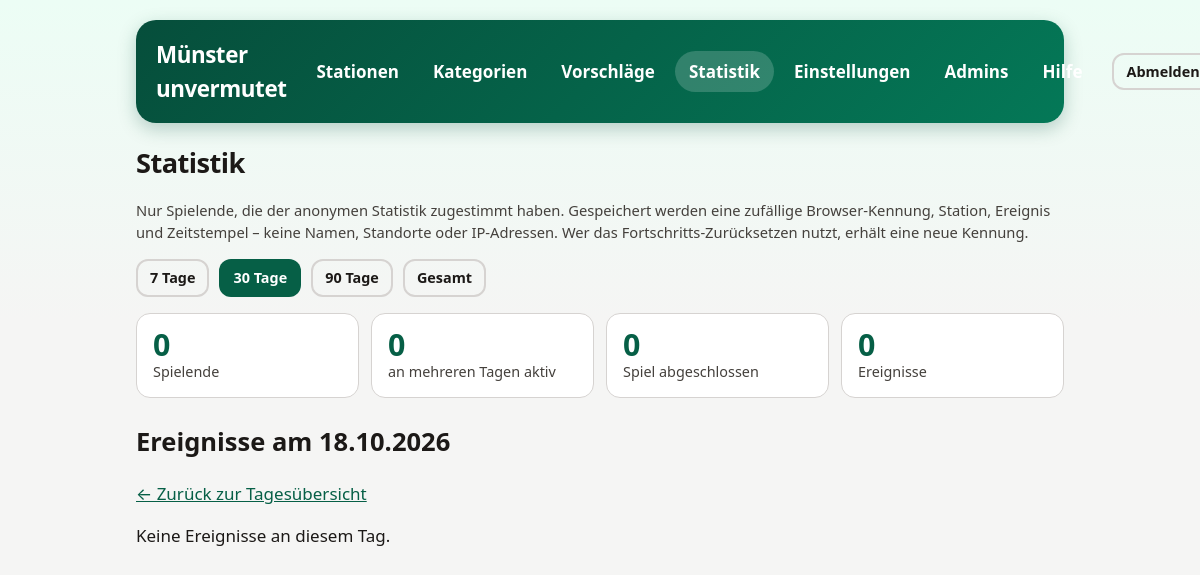
The page /admin/statistics.php?days=30&day=2026-10-18 (signed in) on the database as committed earlier.
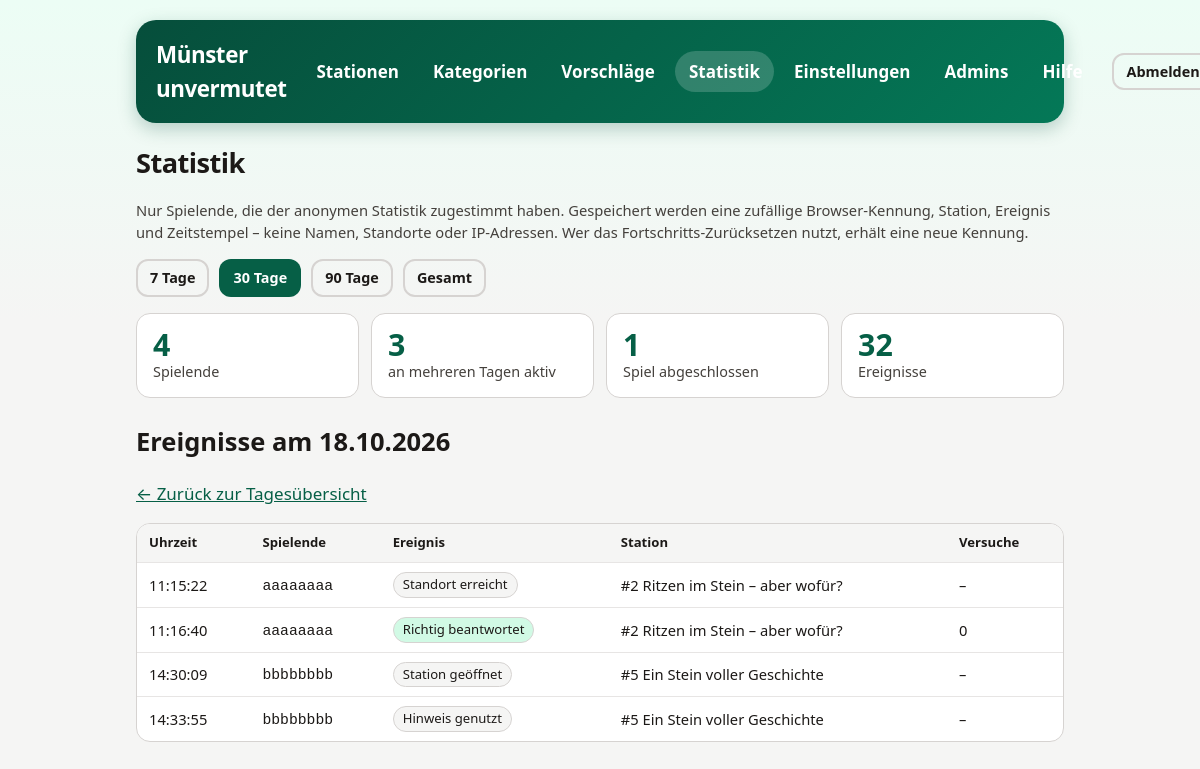
The same page on the database as committed later.
### tables this page shows
CREATE TABLE stat_events (
    id INTEGER PRIMARY KEY AUTOINCREMENT,
    player_id TEXT NOT NULL,
    station_id TEXT,
    event TEXT NOT NULL
        CHECK (event IN ('opened', 'location_verified', 'hint_used', 'wrong_answer', 'solution_shown', 'solved', 'game_completed')),
    attempts INTEGER,
    created_at TEXT NOT NULL
);

CREATE TABLE stations (
    id TEXT PRIMARY KEY,
    number INTEGER NOT NULL,
    title TEXT NOT NULL,
    hint TEXT NOT NULL,
    lat NUMERIC NOT NULL,
    lon NUMERIC NOT NULL,
    correct_option_index INTEGER NOT NULL,
    solution_title TEXT NOT NULL,
    solution_caption TEXT,
    info TEXT NOT NULL,
    task_image TEXT NOT NULL,
    solution_image TEXT,
    category TEXT NOT NULL,
    status TEXT NOT NULL DEFAULT 'published'
        CHECK (status IN ('published', 'archived')),
    created_at TEXT NOT NULL,
    updated_at TEXT NOT NULL
, teaser_text TEXT);

### admin/statistics.php (the view, shortened to what this page needs)
<?php
require __DIR__ . '/_bootstrap.php';
$admin = require_admin();
$ranges = [7 => '7 Tage', 30 => '30 Tage', 90 => '90 Tage', 0 => 'Gesamt'];
$days = isset($_GET['days']) && array_key_exists((int) $_GET['days'], $ranges) ? (int) $_GET['days'] : 30;
$from = $days > 0 ? date('Y-m-d', strtotime('-' . ($days - 1) . ' days')) : '0000-00-00';
$day = is_string($_GET['day'] ?? null) && preg_match('/^\d{4}-\d{2}-\d{2}$/', $_GET['day']) ? $_GET['day'] : null;
$pdo = db();
function stat_value(PDO $pdo, string $sql, array $params): int
{
    $stmt = $pdo->prepare($sql);
    $stmt->execute($params);
    return (int) $stmt->fetchColumn();
}
$players = stat_value($pdo, 'SELECT COUNT(DISTINCT player_id) FROM stat_events WHERE substr(created_at, 1, 10) >= ?', [$from]);
$eventCount = stat_value($pdo, 'SELECT COUNT(*) FROM stat_events WHERE substr(created_at, 1, 10) >= ?', [$from]);
$completed = stat_value($pdo, "SELECT COUNT(DISTINCT player_id) FROM stat_events WHERE event = 'game_completed' AND substr(created_at, 1, 10) >= ?", [$from]);
$returning = stat_value(
    $pdo,
    'SELECT COUNT(*) FROM (SELECT player_id FROM stat_events WHERE substr(created_at, 1, 10) >= ? GROUP BY player_id HAVING COUNT(DISTINCT substr(created_at, 1, 10)) > 1)',
    [$from]
);
$dayEvents = [];
if ($day !== null) {
    $stmt = $pdo->prepare('SELECT e.created_at, e.player_id, e.event, e.attempts, s.number, s.title
        FROM stat_events e LEFT JOIN stations s ON s.id = e.station_id
        WHERE substr(e.created_at, 1, 10) = ? ORDER BY e.id');
    $stmt->execute([$day]);
    $dayEvents = $stmt->fetchAll();
}
function stat_date(string $day): string
{
    $time = strtotime($day);
    return $time ? date('d.m.Y', $time) : $day;
}
admin_header('Statistik', $admin);
?>
<h1 class="admin-title">Statistik</h1>
<p class="task-intro">Nur Spielende, die der anonymen Statistik zugestimmt haben. Gespeichert werden eine zufällige Browser-Kennung, Station, Ereignis und Zeitstempel – keine Namen, Standorte oder IP-Adressen. Wer das Fortschritts-Zurücksetzen nutzt, erhält eine neue Kennung.</p>
<nav class="admin-toolbar" aria-label="Zeitraum">
  <?php foreach ($ranges as $value => $label): ?>
    <a class="btn small<?= $value === $days ? '' : ' secondary' ?>" href="statistics.php?days=<?= $value ?>"<?= $value === $days ? ' aria-current="true"' : '' ?>><?= h($label) ?></a>
  <?php endforeach; ?>
</nav>
<div class="stat-kpis">
  <div class="stat-kpi"><b><?= $players ?></b><span>Spielende</span></div>
  <div class="stat-kpi"><b><?= $returning ?></b><span>an mehreren Tagen aktiv</span></div>
  <div class="stat-kpi"><b><?= $completed ?></b><span>Spiel abgeschlossen</span></div>
  <div class="stat-kpi"><b><?= $eventCount ?></b><span>Ereignisse</span></div>
</div>
<?php if ($day !== null): ?>
  <h2>Ereignisse am <?= h(stat_date($day)) ?></h2>
  <p><a href="statistics.php?days=<?= $days ?>">← Zurück zur Tagesübersicht</a></p>
  <?php if (!$dayEvents): ?><p>Keine Ereignisse an diesem Tag.</p><?php else: ?>
  <div class="stat-table-wrap"><table class="stat-table">
    <thead><tr><th>Uhrzeit</th><th>Spielende</th><th>Ereignis</th><th>Station</th><th>Versuche</th></tr></thead>
    <tbody>
    <?php foreach ($dayEvents as $e): ?>
      <tr>
        <td><?= h(substr((string) $e['created_at'], 11, 8)) ?></td>
        <td><code><?= h(substr((string) $e['player_id'], 0, 8)) ?></code></td>
        <td><span class="stat-event stat-event--<?= h($e['event']) ?>"><?= h(EVENT_LABELS[$e['event']] ?? $e['event']) ?></span></td>
        <td><?= $e['title'] !== null ? h('#' . $e['number'] . ' ' . $e['title']) : '–' ?></td>
        <td><?= $e['attempts'] !== null ? (int) $e['attempts'] : '–' ?></td>
      </tr>
    <?php endforeach; ?>
    </tbody>
  </table></div>
  <?php endif; ?>
<?php endif; ?>
<?php admin_footer();

### admin/_bootstrap.php (shortened to what this page needs)
<?php
function h($value): string
{
    return htmlspecialchars((string) $value, ENT_QUOTES | ENT_SUBSTITUTE, 'UTF-8');
}
function admin_header(string $title, ?array $admin = null, string $extraHead = ''): void
{
    $current = basename((string) ($_SERVER['SCRIPT_NAME'] ?? ''));
    $nav = [
        'index.php' => ['Stationen', ['index.php', 'station-edit.php']],
        'categories.php' => ['Kategorien', ['categories.php', 'category-edit.php']],
        'suggestions.php' => ['Vorschläge', ['suggestions.php']],
        'statistics.php' => ['Statistik', ['statistics.php']],
        'settings.php' => ['Einstellungen', ['settings.php']],
        'admins.php' => ['Admins', ['admins.php', 'password.php']],
        'help.php' => ['Hilfe', ['help.php']],
    ];
    echo '<!doctype html><html lang="de"><head><meta charset="utf-8">',
        '<meta name="viewport" content="width=device-width, initial-scale=1">',
        '<meta name="color-scheme" content="light dark">',
        '<meta name="robots" content="noindex,nofollow">',
        '<title>', h($title), ' – Admin Münster unvermutet</title>',
        '<link rel="stylesheet" href="admin.css">', $extraHead, '</head><body><div class="page">';
    echo '<header class="hero"><div class="admin-bar"><strong class="admin-brand">Münster unvermutet</strong>';
    if ($admin) {
        echo '<nav class="admin-nav" aria-label="Hauptnavigation">';
        foreach ($nav as $href => [$label, $pages]) {
            echo '<a href="', $href, '"', in_array($current, $pages, true) ? ' aria-current="page"' : '', '>', $label, '</a>';
        }
        echo '</nav><div class="admin-user">',
            '<form method="post" action="logout.php">', csrf_field(), '<button class="secondary small">Abmelden</button></form></div>';
    }
    echo '</div></header><main>';
}
function admin_footer(): void
{
    echo '</main></div></body></html>';
}

### admin/admin.css (style rules this page uses)
:root { font-family: system-ui, -apple-system, 'Segoe UI', sans-serif; color-scheme: light dark; --green: #065f46; --green-dark: #064e3b; --green-soft: #ecfdf5; --ink: #1c1917; --muted: #44403c; --bg: #f5f5f4; --bg-top: #ecfdf5; --surface: #fff; --surface-alt: #f5f5f4; --border: #d6d3d1; --border-soft: #e7e5e4; --link: #065f46; --focus: #f59e0b; --danger: #b91c1c; --danger-soft: #fee2e2; --ok-soft: #d1fae5; --hero-from: #064e3b; --hero-to: #047857; --hero-text: #d1fae5; --cat: #065f46; --cat-soft: #ecfdf5; --shadow: rgba(6, 78, 59, 0.25); }
* { box-sizing: border-box; }
body { margin: 0; background: linear-gradient(180deg, var(--bg-top) 0, var(--bg) 320px) no-repeat var(--bg); color: var(--ink); font-size: 1.0625rem; line-height: 1.5; }
a { color: var(--link); }
.page { max-width: 960px; margin: 0 auto; padding: 20px 16px 48px; }
.hero { background: linear-gradient(135deg, var(--hero-from), var(--hero-to)); color: #fff; border-radius: 20px; padding: 18px 20px; box-shadow: 0 6px 18px var(--shadow); margin-bottom: 20px; }
.hero h1, .hero .admin-brand { margin: 0; font-size: 1.4rem; letter-spacing: -0.02em; color: inherit; }
.admin-bar { display: flex; align-items: center; gap: 10px 16px; }
.admin-nav { display: flex; gap: 6px; margin-left: auto; }
.admin-nav a { color: inherit; text-decoration: none; font-weight: 700; padding: 8px 14px; border-radius: 999px; }
.admin-nav a:hover, .admin-nav a[aria-current='page'] { background: rgba(255, 255, 255, 0.18); }
.admin-user { display: flex; align-items: center; gap: 10px; font-size: 0.9rem; }
.admin-user form { margin: 0; }
h1.admin-title { font-size: 1.7rem; letter-spacing: -0.02em; margin: 0 0 4px; color: var(--ink); }
.admin-toolbar { display: flex; flex-wrap: wrap; gap: 10px; align-items: center; margin: 16px 0; }
button, .btn { cursor: pointer; font: inherit; font-size: 1rem; font-weight: 600; min-height: 44px; padding: 10px 18px; border-radius: 12px; border: 2px solid transparent; text-decoration: none; display: inline-flex; align-items: center; justify-content: center; gap: 6px; background: var(--green); color: #fff; transition: transform 0.18s ease, background-color 0.18s ease; }
button.secondary, .btn.secondary, .back-button { background: transparent; color: var(--ink); border-color: var(--border); font-weight: 700; }
button.small, .btn.small { min-height: 36px; padding: 6px 12px; font-size: 0.9rem; }
.task-intro, .muted { color: var(--muted); font-size: 0.92rem; }
.stat-kpis { display: grid; grid-template-columns: repeat(auto-fit, minmax(150px, 1fr)); gap: 12px; margin: 0 0 24px; }
.stat-kpi { background: var(--surface); border: 1px solid var(--border); border-radius: 14px; padding: 14px 16px; display: flex; flex-direction: column; }
.stat-kpi b { font-size: 1.9rem; line-height: 1.1; color: var(--green); }
.stat-kpi span { color: var(--muted); font-size: 0.9rem; }
.stat-table-wrap { overflow-x: auto; margin: 0 0 12px; border: 1px solid var(--border); border-radius: 14px; background: var(--surface); }
.stat-table { width: 100%; border-collapse: collapse; font-size: 0.92rem; }
.stat-table th, .stat-table td { padding: 9px 12px; text-align: left; border-bottom: 1px solid var(--border-soft); white-space: nowrap; }
.stat-table th { background: var(--surface-alt); font-size: 0.82rem; }
.stat-table tbody tr:last-child td { border-bottom: 0; }
.stat-event { display: inline-block; padding: 2px 9px; border-radius: 999px; background: var(--surface-alt); border: 1px solid var(--border); font-size: 0.82rem; }
.stat-event--solved, .stat-event--game_completed { background: var(--ok-soft); }

Rows that differ between the two databases and show on the page:
added stat_events: created_at "11:15:22", player "aaaaaaaa", event "Standort erreicht", station.title "#2 Ritzen im Stein – aber wofür?"
added stat_events: created_at "11:16:40", player "aaaaaaaa", event "Richtig beantwortet", station.title "#2 Ritzen im Stein – aber wofür?", attempts "0"
added stat_events: created_at "14:30:09", player "bbbbbbbb", event "Station geöffnet", station.title "#5 Ein Stein voller Geschichte"
added stat_events: created_at "14:33:55", player "bbbbbbbb", event "Hinweis genutzt", station.title "#5 Ein Stein voller Geschichte"
Other text that changed with them:
$players: "0" → "4"
$returning: "0" → "3"
$completed: "0" → "1"
$eventCount: "0" → "32"
text no longer shown: "Keine Ereignisse an diesem Tag."
text now shown: "Uhrzeit Spielende Ereignis Station Versuche"
